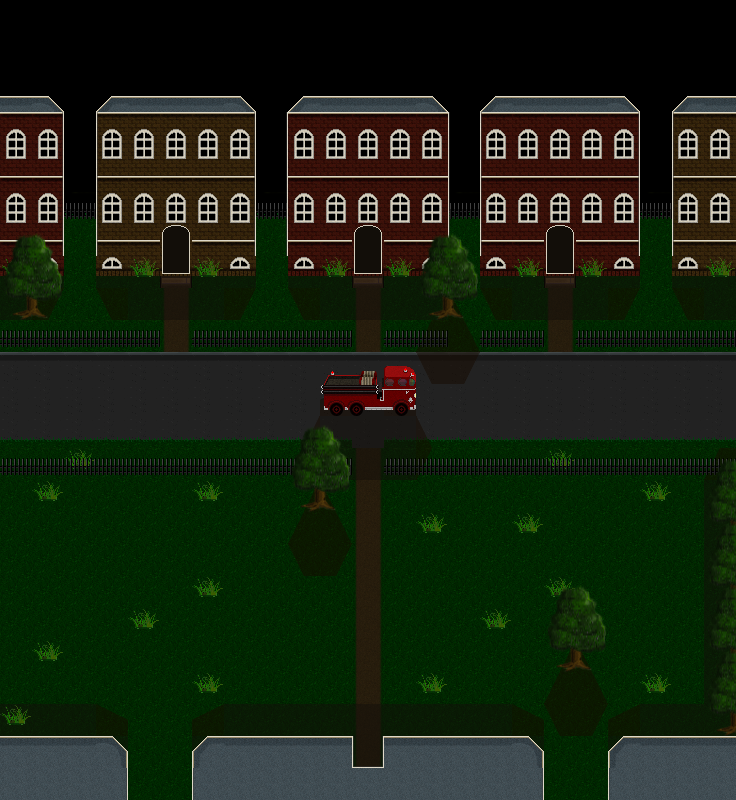

A 2D game scene composited from a Tiled map and its tileset images. What follows is a short description and the map's XML, with each tile layer's data collapsed to a summary:
An orthogonal 23x25 tile map with 32x32 px tiles, 7 tile layers (Floor, Floor2, Shadow, Walls, ...) and 40 objects (34x Wall, 3x Exit, 2x NPC, Cinematic).

<map version="1.0" orientation="orthogonal" width="23" height="25" tilewidth="32" tileheight="32">
 <tileset firstgid="1" name="tiles3" tilewidth="32" tileheight="32">
  <image source="Pixelart/tiles3.png" width="320" height="672" />
 </tileset>
 <layer name="Floor" width="23" height="25">
  <data>[575 cells, 448 non-empty, 10 distinct tile ids]</data>
 </layer>
 <layer name="Floor2" width="23" height="25">
  <data>[575 cells, 22 non-empty, 1 distinct tile ids]</data>
 </layer>
 <layer name="Shadow" width="23" height="25">
  <data>[575 cells, 111 non-empty, 12 distinct tile ids]</data>
 </layer>
 <layer name="Walls" width="23" height="25">
  <data>[575 cells, 169 non-empty, 12 distinct tile ids]</data>
 </layer>
 <layer name="At" width="23" height="25">
  <data>[575 cells, 108 non-empty, 13 distinct tile ids]</data>
 </layer>
 <layer name="Above1" width="23" height="25">
  <properties>
   <property name="z-index" value="3" />
  </properties>
  <data>[575 cells, 71 non-empty, 17 distinct tile ids]</data>
 </layer>
 <layer name="Above2" width="23" height="25">
  <properties>
   <property name="z-index" value="3" />
  </properties>
  <data>[575 cells, 22 non-empty, 9 distinct tile ids]</data>
 </layer>
 <objectgroup name="Object Layer 1" width="23" height="25" visible="0">
  <object type="Wall" x="96" y="224" width="160" height="32" />
  <object type="Wall" x="0" y="224" width="64" height="32" />
  <object type="Wall" x="288" y="224" width="64" height="32" />
  <object type="Wall" x="480" y="224" width="160" height="32" />
  <object type="Wall" x="384" y="320" width="160" height="32" />
  <object type="Wall" x="0" y="320" width="160" height="32" />
  <object type="Wall" x="736" y="224" width="32" height="128" />
  <object type="Wall" x="576" y="320" width="160" height="32" />
  <object type="Wall" x="192" y="320" width="160" height="32" />
  <object type="Wall" x="448" y="96" width="32" height="128" />
  <object type="Wall" x="256" y="96" width="32" height="128" />
  <object type="Wall" x="288" y="96" width="160" height="32" />
  <object type="Wall" x="0" y="448" width="352" height="32" />
  <object type="Wall" x="352" y="224" width="32" height="32" />
  <object type="Wall" x="672" y="224" width="64" height="32" />
  <object type="Wall" x="384" y="224" width="64" height="32" />
  <object type="Wall" x="640" y="192" width="32" height="32" />
  <object type="Wall" x="64" y="192" width="32" height="32" />
  <object type="Wall" x="0" y="736" width="128" height="64" />
  <object type="Wall" x="608" y="736" width="128" height="64" />
  <object type="Wall" x="192" y="736" width="160" height="32" />
  <object type="Wall" x="384" y="736" width="160" height="32" />
  <object type="Wall" x="384" y="448" width="352" height="32" />
  <object type="Wall" x="288" y="480" width="64" height="32" />
  <object type="Wall" x="416" y="288" width="64" height="32" />
  <object type="Wall" x="544" y="640" width="64" height="32" />
  <object type="Wall" x="704" y="480" width="32" height="256" />
  <object type="Wall" x="0" y="480" width="32" height="256" />
  <object type="Wall" x="-32" y="224" width="32" height="256" />
  <object type="Wall" x="0" y="256" width="64" height="64" />
  <object name="The Forest" type="Exit" x="736" y="352" width="32" height="32">
   <properties>
    <property name="Destination" value="5" />
    <property name="PlayerX" value="1" />
    <property name="PlayerY" value="9" />
    <property name="Status" value="0" />
   </properties>
  </object>
  <object name="Fireman" type="NPC" x="416" y="384" width="32" height="32">
   <properties>
    <property name="DataFile" value="./Data/fireman1.data" />
    <property name="Description" value="A fireman." />
    <property name="ImageFile" value="./Pixelart/fireman.png" />
   </properties>
  </object>
  <object type="Wall" x="320" y="384" width="96" height="32" />
  <object type="Wall" x="128" y="768" width="64" height="32" />
  <object type="Wall" x="544" y="768" width="64" height="32" />
  <object type="Wall" x="352" y="768" width="32" height="32" />
  <object name="The Forest" type="Exit" x="736" y="384" width="32" height="32">
   <properties>
    <property name="Destination" value="5" />
    <property name="PlayerX" value="1" />
    <property name="PlayerY" value="9" />
    <property name="Status" value="0" />
   </properties>
  </object>
  <object name="The Forest" type="Exit" x="736" y="416" width="32" height="32">
   <properties>
    <property name="Destination" value="5" />
    <property name="PlayerX" value="1" />
    <property name="PlayerY" value="9" />
    <property name="Status" value="0" />
   </properties>
  </object>
  <object name="IceQueen" type="NPC" x="32" y="544" width="32" height="32">
   <properties>
    <property name="DataFile" value="" />
    <property name="Description" value="The queen of ICE." />
    <property name="ImageFile" value="./Pixelart/char3.png" />
   </properties>
  </object>
  <object name="outside1" type="Cinematic" x="352" y="736" width="32" height="32">
   <properties>
    <property name="DataFile" value="./Data/outside1.data" />
   </properties>
  </object>
 </objectgroup>
</map>
